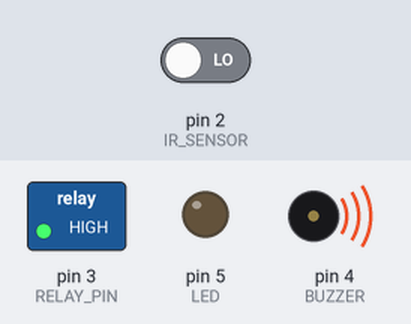
A sketch run on a simulated Arduino Uno, built with avr-gcc and run on an emulated ATmega328P. On the bench: switched loads named in the sketch (green lamp = pin HIGH), output pins drawn as LEDs (lit = HIGH), buzzer (waves = sounding, pin HIGH). The inputs (shaded band) are chosen by the test bench; at power-on: pin 2 (IR_SENSOR) LOW.

Above: at 1.2 s.
1.3 s: pin 2 (IR_SENSOR) driven HIGH
At 2.1 s:
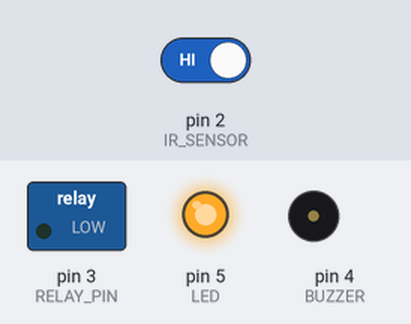
2.8 s: pin 2 (IR_SENSOR) driven LOW
At 3.3 s:
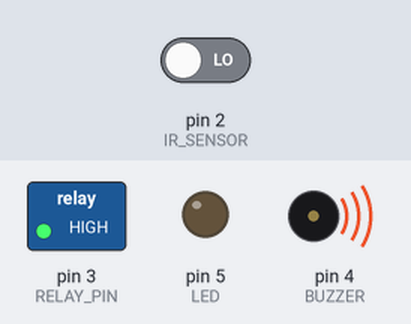
Timing chart, 0 to 5.8 s (numbered marks = the images above; inputs shaded):
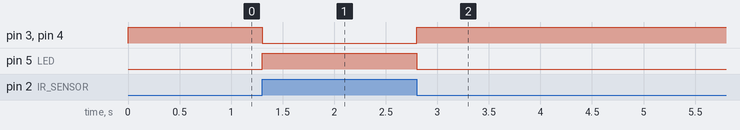

Measured:
- after the input at 1.3 s, pin 3 (RELAY_PIN), pin 4 (BUZZER): HIGH → LOW at once; pin 5 (LED): LOW → HIGH at once
- after the input at 2.8 s, pin 3 (RELAY_PIN), pin 4 (BUZZER): LOW → HIGH at once; pin 5 (LED): HIGH → LOW at once

The sketch:

sketch_Anti_collision.ino
```cpp
#define IR_SENSOR 2
#define RELAY_PIN 3
#define BUZZER 4
#define LED 5

void setup() {
  pinMode(IR_SENSOR, INPUT);
  pinMode(RELAY_PIN, OUTPUT);
  pinMode(BUZZER, OUTPUT);
  pinMode(LED, OUTPUT);

  // Default state
  digitalWrite(RELAY_PIN, LOW);   // Motor OFF
  digitalWrite(BUZZER, HIGH);     // Buzzer OFF (active LOW)
  digitalWrite(LED, LOW);         // LED OFF
}

void loop() {
  int irValue = digitalRead(IR_SENSOR);

  if (irValue == HIGH) {
    // Object detected
    digitalWrite(RELAY_PIN, LOW);    // Motor OFF
    digitalWrite(BUZZER, LOW);       // Buzzer ON (active LOW)
    digitalWrite(LED, HIGH);         // LED ON
  } else {
    // No object
    digitalWrite(RELAY_PIN, HIGH);   // Motor ON
    digitalWrite(BUZZER, HIGH);      // Buzzer OFF
    digitalWrite(LED, LOW);          // LED OFF
  }

  delay(100);
}
```
